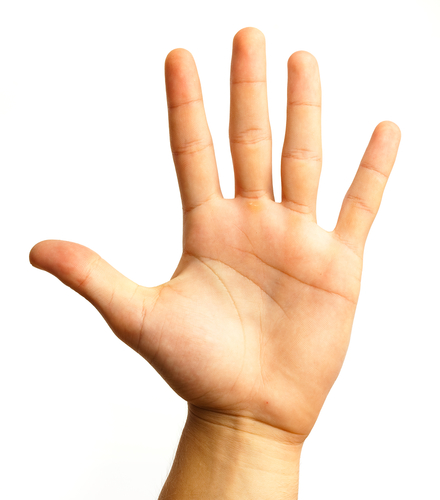
#> input picture sample/hand.jpg, 440 x 500 px
$ jupyter execute 05Fill.ipynb   (older library calls are emulated)
#> lines starting #> are read from the running program, lines starting #| are printed output that depends on the picture; after the words box and inside, x2 and y2 are one past the last pixel; in counts of white or black regions, pixels touching at a corner belong together
[cell 1]
import cv2
import numpy as np

# 예제 7.8 cv2.floodFill() 영역 채우기
### <span style='background-color:#fff5b1'>cv2.floodFill(image, mask, seedPoint, newVal)</span>
image에서 seedPoint 점에서 시작하여 물체 내부를 특정 값으로 채움 \
채워진 영역의 바운딩 사각형 rect 반환 \
**mask** 8비트 단일 채널, 크기는 image보다 가로 세로 각각 2씩 큼

[cell 2]
src = np.full((512,512,3), (255,255,255), dtype=np.uint8)
cv2.rectangle(src, (50,50), (200,200), (0,0,255), 2)
cv2.circle(src, (300,300), 100, (0,0,255), 2)
#> src: shape (512, 512, 3); mean of channels 0, 1, 2 251.5, 251.5, 255

dst = src.copy()
cv2.floodFill(dst, mask = None, seedPoint = (100,100), newVal = (255,0,0))
#> dst: shape (512, 512, 3); mean of channels 0, 1, 2 251.5, 230.5, 234

retval, dst2, mask, rect = cv2.floodFill(dst, mask = None, seedPoint = (300,300), newVal = (0,255,0))
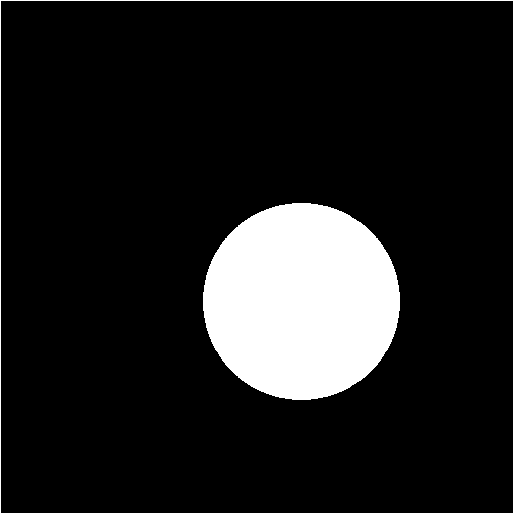
#> mask: shape (514, 514); values 0 (black) and 1 (white), 12.3% white; 2 white regions, box (x1, y1, x2, y2) and area: (203, 203, 400, 400) 30519, (0, 0, 514, 514) 2052
#> retval = 30519; rect = (202, 202, 197, 197)
print(rect)
#| (202, 202, 197, 197)
x, y, width, height = rect
#> x = 202; y = 202; width = 197; height = 197
cv2.rectangle(dst2, (x,y), (x+width, y+height), (255,0,0), 2)
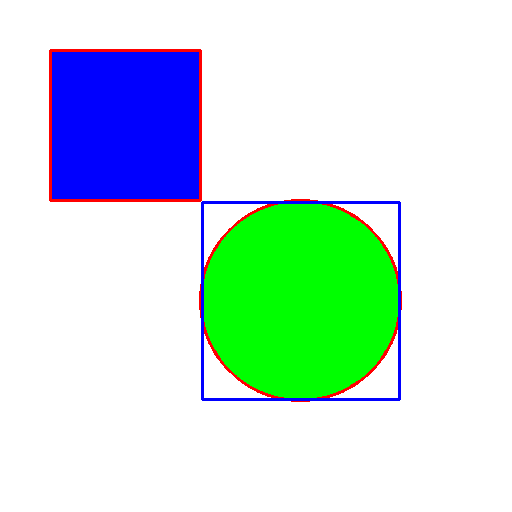
#> dst2: shape (512, 512, 3); mean of channels 0, 1, 2 222.4, 228.6, 202.1; drawn as B, G, R

cv2.imshow('src', src)
cv2.imshow('dst', dst)
cv2.waitKey()
cv2.destroyAllWindows()

# 예제 7.9 cv2.distanceTransform() 거리 계산
### <span style='background-color:#fff5b1'>cv2.distanceTransform(image, distanceType, maskSize)</span>
영상 영역의 내부의 0이 아닌 화소에서 가장 가까운 0인 화소까지의 거리 계산하여 실수형 배열 dst에 반환 \
**src** 1-채널 8비트 이진 영상 \
**distanceType** 거리 계산 종류(DIST_L1, DIST_L2, DIST_C) \
**maskSize** 마스크 크기(3, 5, DIST_MASK_PRECISE)

[cell 3]
src = np.zeros(shape = (512,512), dtype = np.uint8)
cv2.rectangle(src, (50,200), (450,300), (255,255,255), -1)
#> src: shape (512, 512); 15.4% white; 1 white region, box (x1, y1, x2, y2) and area: (50, 200, 451, 301) 40501

dist = cv2.distanceTransform(src, distanceType = cv2.DIST_L1, maskSize = 3)
minVal, maxVal, minLoc, maxLoc = cv2.minMaxLoc(dist)
#> minVal = 0; maxVal = 51; minLoc = (0, 0); maxLoc = (100, 250)
print(minVal, maxVal, minLoc, maxLoc)
#| 0.0 51.0 (0, 0) (100, 250)
dst = cv2.normalize(dist, None, 0, 255, cv2.NORM_MINMAX, dtype=cv2.CV_8U)
ret, dst2 = cv2.threshold(dist, maxVal-1, 255, cv2.THRESH_BINARY)
#> ret = 50

gx = cv2.Sobel(dist, cv2.CV_32F, 1, 0, ksize = 3)
gy = cv2.Sobel(dist, cv2.CV_32F, 0, 1, ksize = 3)
mag = cv2.magnitude(gx, gy)
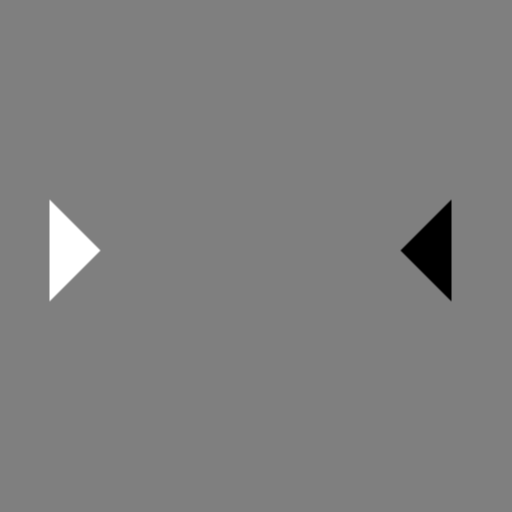
#> gx: shape (512, 512) float32; min -8, max 8, mean 0; drawn with min black and max white
minVal, maxVal, minLoc, maxLoc = cv2.minMaxLoc(mag)
#> maxVal = 8; maxLoc = (52, 200)
print(minVal, maxVal, minLoc, maxLoc)
#| 0.0 8.0 (0, 0) (52, 200)
ret, dst3 = cv2.threshold(mag, maxVal-2, 255, cv2.THRESH_BINARY_INV)
#> ret = 6

cv2.imshow('src', src)
cv2.imshow('dst', dst)
cv2.imshow('dst2', dst2)
cv2.imshow('dst3', dst3)
cv2.waitKey()
cv2.destroyAllWindows()

# 예제 7.10 cv2.watershed() 영상 분할
### <span style='background-color:#fff5b1'>cv2.watershed(image, markers)</span>
마커 기반 영상 분할 \
3-채널 8비트 컬러 image에 사용자가 대략적으로 markers에 부분영역을 설정하면 영상을 분할하여 markers 배열 반환 \
**markers** 1-채널 32비트 정수 \
초기에 markers에 주어진 영역의 값을 seed로 하여 나머지 영역을 분할함

[cell 4]
src = cv2.imread('../sample/hand.jpg')
#> src is the input picture: shape (500, 440, 3); mean B, G, R 210.3, 226.7, 246.1
mask = np.zeros(shape = src.shape[:2], dtype = np.uint8)
markers = np.zeros(shape = src.shape[:2], dtype = np.int32)
dst = src.copy()
cv2.imshow('dst', dst)

def onMouse(event, x, y, flags, param):
    if event == cv2.EVENT_MOUSEMOVE:
        if flags & cv2.EVENT_FLAG_LBUTTON:
            cv2.circle(param[0], (x,y), 10, (255,255,255), -1)
            cv2.circle(param[1], (x,y), 10, (255,255,255), -1)
    cv2.imshow('dst', param[1])

mode = cv2.RETR_EXTERNAL
method = cv2.CHAIN_APPROX_SIMPLE
while True:
    cv2.setMouseCallback('dst', onMouse, [mask, dst])
    key = cv2.waitKey(300)
#> (key Esc is pressed here)
    if key == 0x1b:
        break
    elif key == ord('r'):
        mask[:,:] = 0
        dst = src.copy()
        cv2.imshow('dst', dst)
    elif key == ord(' '):
        contours, hierarchy = cv2.findContours(mask, mode, method)
        print(len(contours))
        markers[:,:] = 0
        for i, cnt in enumerate(contours):
            cv2.drawContours(markers, [cnt], 0, i + 1, -1)
        cv2.watershed(src, markers)
        dst = src.copy()
        dst[markers == -1] = [0,0,255]
        for i in range(len(contours)):
            r = np.random.randint(256)
            g = np.random.randint(256)
            b = np.random.randint(256)
            dst[markers == i+1] = [b,g,r]

            dst = cv2.addWeighted(src, 0.4, dst, 0.6, 0)
            cv2.imshow('dst', dst)

cv2.destroyAllWindows()

# 예제 7.11 cv2.distanceTransform(), cv2.watershed() 영상 분할

[cell 5]
src = np.zeros(shape=(512,512,3), dtype=np.uint8) + 255
cv2.circle(src, (200,200), 80, 0, -1)
#> src: shape (512, 512, 3); 92.3% white; 1 black region, box (x1, y1, x2, y2) and area: (120, 120, 281, 281) 20081
cv2.circle(src, (80,80), 60, 0, -1)
cv2.circle(src, (350,350), 80, 0, -1)
cv2.circle(src, (170, 480), 20, 0, -1)
cv2.circle(src, (460, 100), 10, 0, -1)
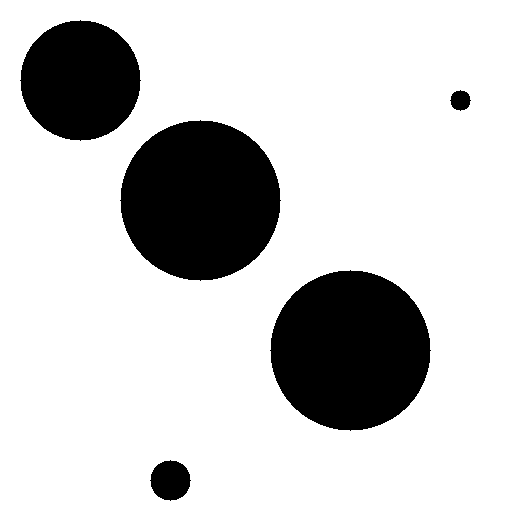
#> src: shape (512, 512, 3); 79.8% white; 5 black regions, box (x1, y1, x2, y2) and area: (120, 120, 281, 281) 20081, (270, 270, 431, 431) 20081, (20, 20, 141, 141) 11289, (150, 460, 191, 501) 1257, (450, 90, 471, 111) 317
gray = cv2.cvtColor(src, cv2.COLOR_BGR2GRAY)
ret, bImage = cv2.threshold(gray, 0, 255, cv2.THRESH_BINARY_INV + cv2.THRESH_OTSU)
#> ret = 0
dist = cv2.distanceTransform(bImage, cv2.DIST_L1, 3)
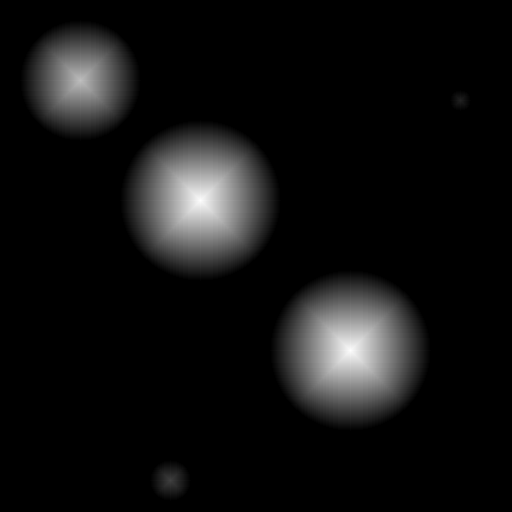
#> dist: shape (512, 512) float32; min 0, max 81, mean 5.3; drawn with min black and max white
dist8 = cv2.normalize(dist, None, 0, 255, cv2.NORM_MINMAX, dtype=cv2.CV_8U)

[cell 6]
minVal, maxVal, minLoc, maxxLoc = cv2.minMaxLoc(dist)
#> maxVal = 81; maxxLoc = (200, 200)
mask = (dist > maxVal * 0.5).astype(np.uint8) * 255
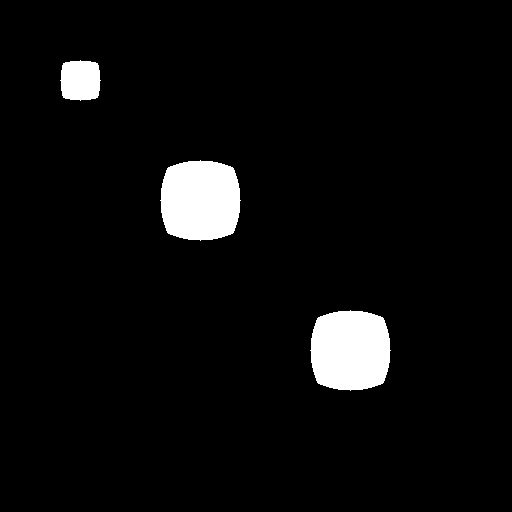
#> mask: shape (512, 512); 4.8% white; 3 white regions

[cell 7]
mode = cv2.RETR_EXTERNAL
method = cv2.CHAIN_APPROX_SIMPLE
contours, hierarchy = cv2.findContours(mask, mode, method)
#> contours = 3 contours; box (x1, y1, x2, y2) and area: (310, 310, 391, 391) 5430, (160, 160, 241, 241) 5430, (60, 60, 101, 101) 1368
markers = np.zeros(shape=src.shape[:2], dtype=np.int32)
for i, cnt in enumerate(contours):
    cv2.drawContours(markers, [cnt], 0, i+1, -1)
#> this loop made 3 passes
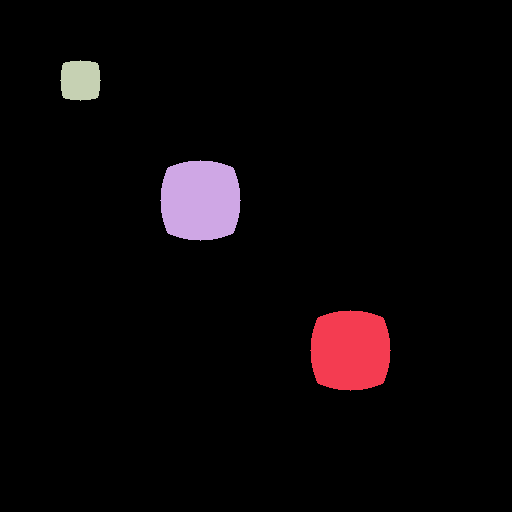
#> markers: shape (512, 512) int32; 4 distinct labels, from 0 to 3; one colour per label, 0 black

[cell 8]
dst = src.copy()
cv2.watershed(src, markers)

dst[markers == -1] = [0,0,255]
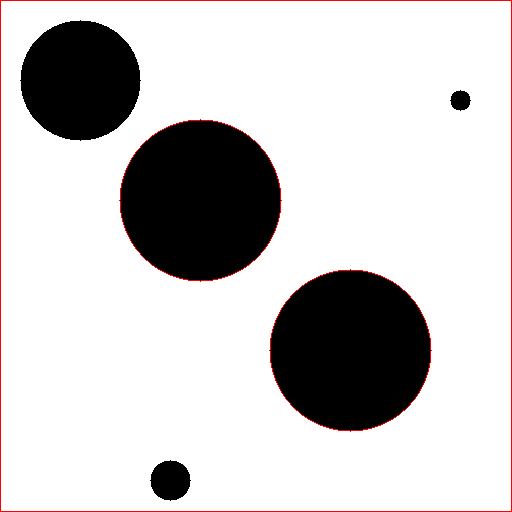
#> dst: shape (512, 512, 3); 1.13% of pixels changed, all inside (x1, y1, x2, y2) = (0, 0, 512, 512)
for i in range(len(contours)):
    r = np.random.randint(256)
    g = np.random.randint(256)
    b = np.random.randint(256)
    dst[markers == i+1] = [b,g,r]
#> this loop made 3 passes
#> (r, g, b) on passes 1 to 3: (172, 47, 117), (192, 67, 251), (195, 103, 9)
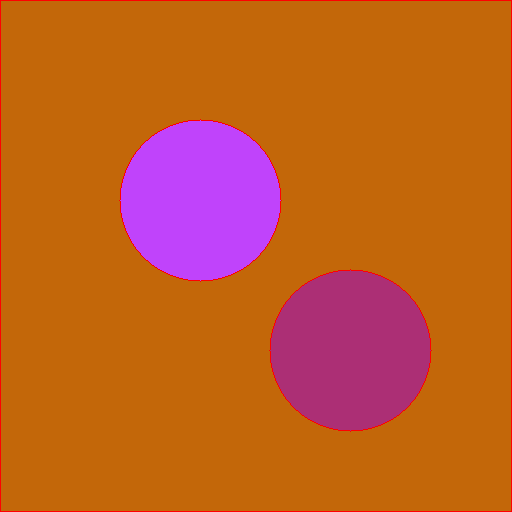
#> dst: shape (512, 512, 3); mean B, G, R 35.7, 94.8, 193.7
dst = cv2.addWeighted(src, 0.4, dst, 0.6, 0)
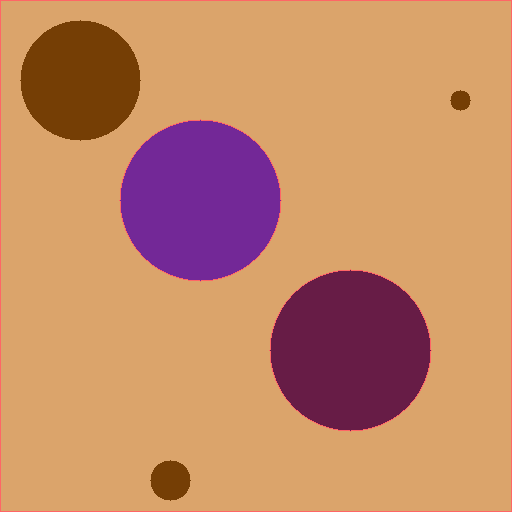
#> dst: shape (512, 512, 3); mean B, G, R 102.5, 138.4, 197.5

cv2.imshow('bImage', bImage)
cv2.imshow('dist8', dist8)
cv2.imshow('mask', mask)
cv2.imshow('dst', dst)
cv2.waitKey()
cv2.destroyAllWindows()
